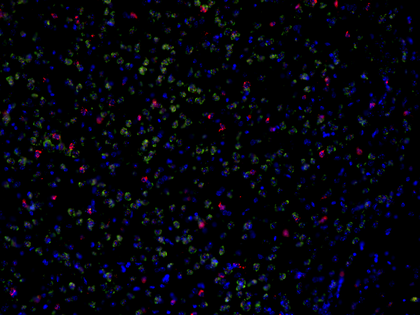
%> input picture RGB Example/XY04_Overlay.tif, 420 x 315 px, shrunk from 1920 x 1440 before the run
$ octave --eval "result = getObjectComplexity(rgb2gray(imread('../RGB Example/XY04_Overlay.tif')));"   (GNU Octave 9; MATLAB toolbox functions it lacks are replaced by stand-ins)
%> lines starting %> are read from the running program, lines starting %| are printed output that depends on the picture; in (x1, y1, x2, y2) boxes, pixels count from 0 and x2, y2 are one past the last pixel; in counts of white or black regions, pixels touching at a corner belong together; the program's own positions count from 1
% Computes the object complexity n based on skeleton
% n is a positve number that is related to the object complexity indipedent
% from object size and orientation
function [n] = getObjectComplexity(A)
toPlot = 0;
B = zeros(size(A,1)+6,size(A,2)+6);
B(4:size(B,1)-3,4:size(B,2)-3) = A;
A = B;
SK = bwmorph(A,'thin',inf);
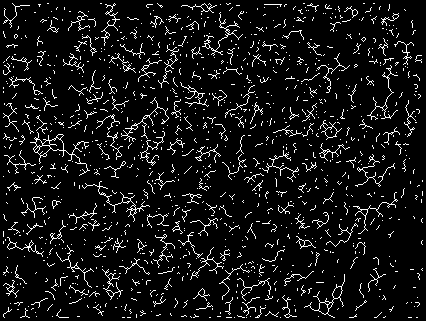
%> SK: size 321x426 logical; 7.7% white in thin lines or dots
BW = bwdist(1-A);
BD = SK.*BW;
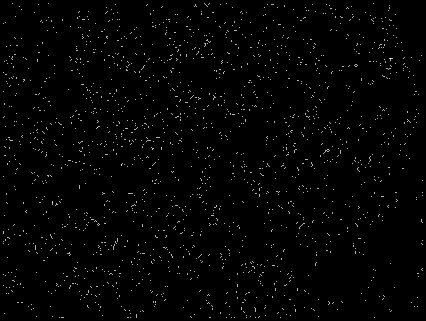
%> BD: size 321x426 single; min 0, max 1.41, mean 0.0187; drawn with min black and max white
AInit = A;

AV = mean(BD(BD > 0));
%> AV = 1
rad = double(ceil(0.5*AV));
%> rad = 1
rad = min(rad,3);

if rad >=1,
    se = strel('disk',rad);
%> se = {Dimensionality 2}
    A = imclose(A,se);
end
rad;

%

%SK = bwmorph(A,'skel',inf);
SK = bwmorph(A,'thin',inf);
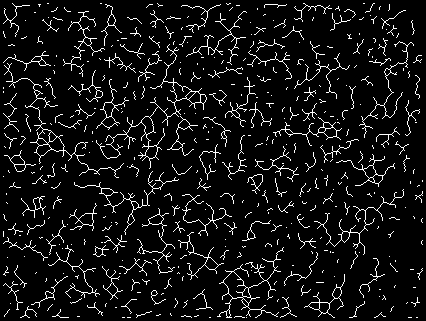
%> SK: size 321x426 logical; 7.4% white in thin lines or dots
BW = bwdist(1-A);
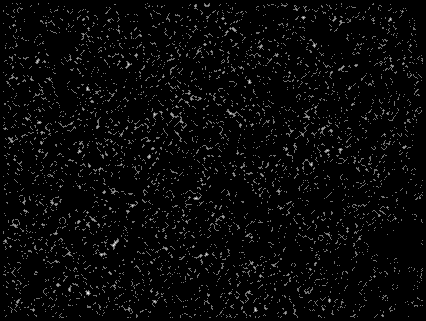
%> BW: size 321x426 single; min 0, max 2.24, mean 0.0741; drawn with min black and max white
BD = SK.*BW;
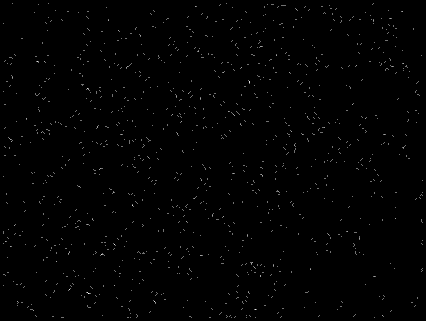
%> BD: size 321x426 single; min 0, max 2.24, mean 0.0143; drawn with min black and max white
WEIGH = [];
[Points(:,1) Points(:,2)] = find(BD > 0);
S = bwboundaries(A);
%> S = 444 boundaries; largest, box (x1, y1, x2, y2) and points: (94, 44, 209, 169) 806, (3, 63, 127, 180) 623, (216, 245, 286, 318) 562, (312, 187, 407, 255) 493, (73, 169, 179, 236) 439
Sarea = sqrt(length(find(A > 0)));
%> Sarea = 223.3
Degree = [];
rc = 0;

for i=1:length(S),
    if length(S{i}) > 8,
        rc = rc + 1;
    end
    Cirles = rc-1;
end
%> this loop made 444 passes
%> Cirles on passes 1 to 12: 0, 1, 2, 3, 3, 3, 4, 5, 5, 6, 7, 8
%> after the loop, rc = 318
Cirles = max(Cirles,0);
%> Cirles = 317
W = zeros(1,size(Points,1));
for i=1:length(W),
    W(i) = BD(Points(i,1),Points(i,2));
end
%> after the loop, W = 1906 values, max 2.24 at index 380, min 1 at index 1, mean 1.03
W0 = W;
%> W0 has the same summary as W

LM = zeros(1,size(Points,1));
UNSET = [];
ite = 0;

BP = bwmorph(SK,'branchpoints');
%> BP: size 321x426 logical; 0.57% white in thin lines or dots
EP = bwmorph(SK,'endpoints');
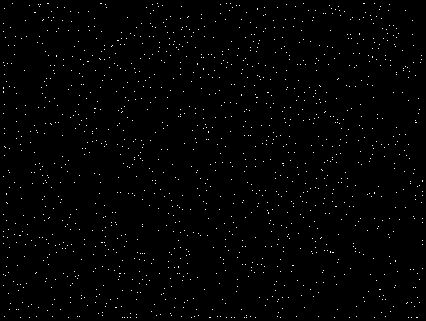
%> EP: size 321x426 logical; 1% white in thin lines or dots

[x,y] = find(BP == 1);
%> x = 783 values from 5 to 318; y = 783 values from 5 to 422

for i=1:size(x,1),
    v = [(Points(:,1)-x(i)).^2+(Points(:,2)-y(i)).^2];
    g1 = find(v == 0);%[3 x 3] block
    g = find(v <= max(2+0.00*Sarea,0.00*W0(i)*W0(i)));%[3 x 3] block

    if  length(g1) > 0, %branchpoints

        if ~isempty(find(UNSET == g1(1), 1)),
            continue;
        end

        ite = ite+1;
        LM(ite) = g1(1);
        WEIGH(ite) = 1;
        Degree(ite) = length(g)-1;
        UNSET = union(UNSET,g1);
        continue;
    end
end
%> this loop made 783 passes
%> (g1, g, UNSET) on passes 1, 33, 53, 59: (15, [8; 15; 22], 15), (76, [73; 74; 76], [15 76]), (123, [117; 123; 128], [15 76 123]), (133, [127; 133; 134], [15 76 123 133])
%> g on passes 8, 19, 20, 35, 57: 44, [51; 59], 53, 84, [136; 137]
%> after the loop, Degree = 43 values, max 3 at index 8, min 1 at index 6, mean 1.95; LM = 1906 values, max 1892 at index 43, min 0 at index 44, mean 20.5; UNSET = 43 values from 15 to 1892; WEIGH = 43 values from 1 to 1; ite = 43

[x,y] = find(EP == 1);
%> x = 1419 values from 4 to 318; y = 1419 values from 4 to 423

for i=1:size(x,1),
    v = [(Points(:,1)-x(i)).^2+(Points(:,2)-y(i)).^2];
    g1 = find(v == 0);%[3 x 3] block
    g = find(v <= max(2+0.00*Sarea,0*W0(i)*W0(i)));%[3 x 3] block

    if  length(g1) > 0, %endpoints
        if ~isempty(find(UNSET == g1(1), 1)),
            continue;
        end
        ite = ite+1;
        LM(ite) = g1(1);
        WEIGH(ite) = 1;
        Degree(ite) = 1;
        UNSET = union(UNSET,g1);
        continue;
    end
end
%> this loop made 1419 passes
%> (g1, g) on passes 1, 6, 9, 11, 13, 14, 15, 19, 20, 22, 23, 26: (1, 1), (2, 2), (3, 3), (4, [4; 5]), (7, 7), (8, [8; 15]), (9, 9), (11, [11; 17]), (12, [12; 18]), (13, [13; 19]), (14, [14; 20]), (19, [13; 19])
%> g on passes 3, 7, 47, 60: 10, 2, 47, 67
%> after the loop, Degree = 751 values, max 3 at index 8, min 1 at index 6, mean 1.05; LM = 1906 values, max 1905 at index 751, min 0 at index 752, mean 369.2; UNSET = 751 values from 1 to 1905; WEIGH = 751 values from 1 to 1; ite = 751


LM = LM(1:ite);
%> LM = 751 values, max 1905 at index 751, min 1 at index 44, mean 937.1

n = sum(WEIGH) + 2*Cirles;
%> n = 1385
[n2] = getShannonComplexity(Points,LM,W0,Degree);
% [23 lines not run here, left out]
function [com] = getShannonComplexity(Points,LM,W0,Degree)

A = zeros(size(Points,1),size(Points,1));
%> A: size 1906x1906 double; every value is 0
BIGDIST = 10*size(Points,1)+10;
%> BIGDIST = 19070
%A is the connection matrix
for i=1:size(Points,1),
    for j=i+1:size(Points,1),
        d = (Points(i,1)-Points(j,1))^2 +(Points(i,2)-Points(j,2))^2;
        if d <= 2,
            A(i,j) = 0.75*d*(d-1)+1;%+BIGDIST*(length(find(LM == i))+length(find(LM == j)));
            A(j,i) = 0.75*d*(d-1)+1;%+BIGDIST*(length(find(LM == i))+length(find(LM == j)));
        end
    end
end
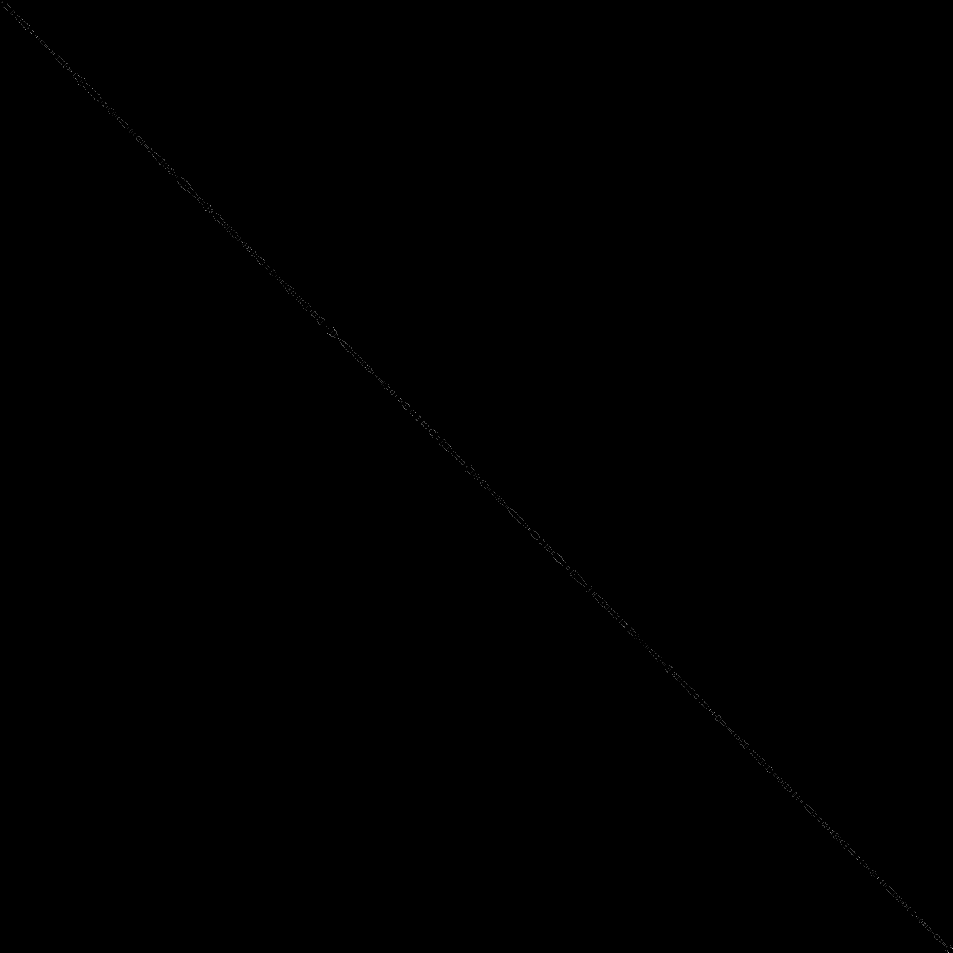
%> A: size 1906x1906 double (shown at 1/2 size); min 0, max 2.5, mean 0.000949; drawn with min black and max white


%SA = sparse(A);

%[dist] = graphallshortestpaths(SA);
%> (the run ends here)

$ run again, on RGB Example/XY07_Overlay.tif
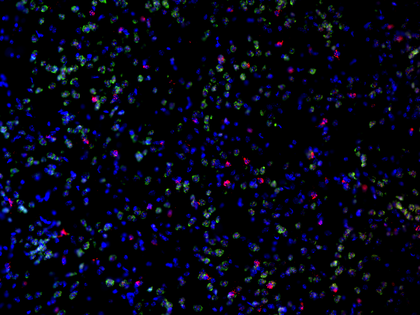
%> input picture RGB Example/XY07_Overlay.tif, 420 x 315 px, shrunk from 1920 x 1440 before the run
%> in getObjectComplexity, `SK = bwmorph(A,'thin',inf);`:
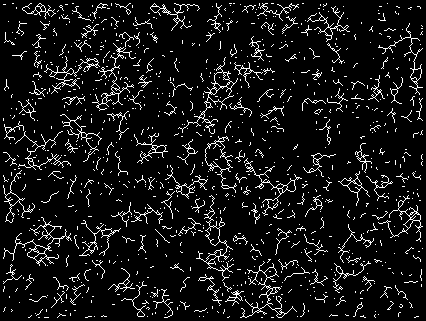
%> SK: size 321x426 logical; 8.2% white in thin lines or dots
%> AV = 1
%> se = {Dimensionality 2}
%> S = 393 boundaries; largest, box (x1, y1, x2, y2) and points: (29, 17, 144, 178) 1544, (300, 20, 423, 125) 885, (225, 225, 310, 318) 665, (3, 217, 121, 292) 660, (331, 195, 423, 307) 615
%> Sarea = 227
%> the loop in getObjectComplexity, `for i=1:length(S),` made 393 passes
%> Cirles on passes 1 to 8: 0, 1, 2, 2, 3, 4, 5, 6
%> after the loop in getObjectComplexity, `for i=1:length(S),`: rc = 262
%> in getObjectComplexity, `Cirles = max(Cirles,0);`: Cirles = 261
%> after the loop in getObjectComplexity, `for i=1:length(W),`: W = 1751 values, max 2.24 at index 75, min 1 at index 1, mean 1.03
%> W0 has the same summary as W
%> BP: size 321x426 logical; 0.6% white in thin lines or dots
%> in getObjectComplexity, `EP = bwmorph(SK,'endpoints');`:
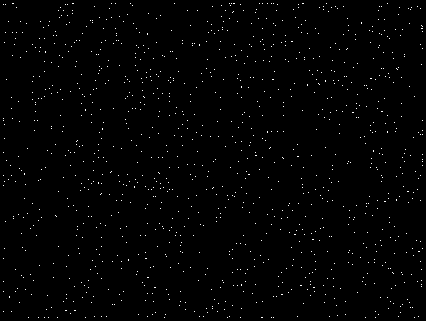
%> EP: size 321x426 logical; 0.91% white in thin lines or dots
%> in getObjectComplexity, `[x,y] = find(BP == 1);`: x = 817 values from 4 to 317; y = 817 values from 5 to 422
%> the loop in getObjectComplexity, `for i=1:size(x,1),` made 817 passes
%> (g1, g, UNSET) on passes 1, 26, 27, 51, 58, 60: (9, [9; 11], 9), (47, [47; 52], [9 47]), (48, [41; 48; 53], [9 47 48]), (113, [113; 118; 119], [9 47 48 113]), (124, [124; 130], [9 47 48 113 124]), (127, [120; 127], [9 47 48 113 124 127])
%> after the loop in getObjectComplexity, `for i=1:size(x,1),`: Degree = 42 values, max 3 at index 14, min 1 at index 1, mean 1.69; LM = 1751 values, max 1743 at index 42, min 0 at index 43, mean 20.95; UNSET = 42 values from 9 to 1743; WEIGH = 42 values from 1 to 1; ite = 42
%> in getObjectComplexity, `[x,y] = find(EP == 1);`: x = 1249 values from 4 to 318; y = 1249 values from 4 to 423
%> the loop in getObjectComplexity, `for i=1:size(x,1),` made 1249 passes
%> (g1, g) on passes 1, 3, 4, 5, 6, 9, 13, 22: (1, 1), (2, 2), (3, [3; 8]), (4, 4), (5, 5), (6, 6), (7, 7), (14, [12; 14])
%> after the loop in getObjectComplexity, `for i=1:size(x,1),`: Degree = 704 values, max 3 at index 14, min 1 at index 1, mean 1.04; LM = 1751 values, max 1751 at index 704, min 0 at index 705, mean 361.4; UNSET = 704 values from 1 to 1751; WEIGH = 704 values from 1 to 1; ite = 704
%> in getObjectComplexity, `LM = LM(1:ite);`: LM = 704 values, max 1751 at index 704, min 1 at index 43, mean 898.9
%> n = 1226
%> BIGDIST = 17520

$ run again, on RGB Example/XY10_Overlay.tif
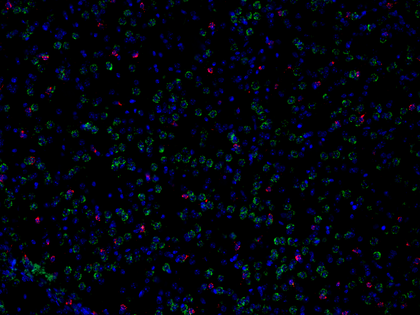
%> input picture RGB Example/XY10_Overlay.tif, 420 x 315 px, shrunk from 1920 x 1440 before the run
%> in getObjectComplexity, `SK = bwmorph(A,'thin',inf);`:
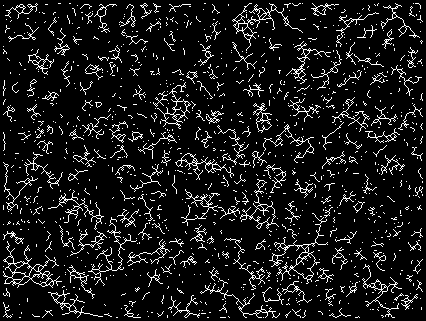
%> SK: size 321x426 logical; 9.5% white in thin lines or dots
%> AV = 1
%> se = {Dimensionality 2}
%> S = 463 boundaries; largest, box (x1, y1, x2, y2) and points: (46, 119, 199, 299) 1494, (200, 194, 337, 318) 1361, (161, 99, 317, 205) 1123, (319, 3, 423, 159) 1085, (3, 241, 113, 318) 488
%> Sarea = 234.5
%> the loop in getObjectComplexity, `for i=1:length(S),` made 463 passes
%> Cirles on passes 1 to 8: -1, 0, 1, 1, 2, 3, 4, 5
%> after the loop in getObjectComplexity, `for i=1:length(S),`: rc = 252
%> in getObjectComplexity, `Cirles = max(Cirles,0);`: Cirles = 251
%> after the loop in getObjectComplexity, `for i=1:length(W),`: W = 2265 values, max 2.24 at index 366, min 1 at index 1, mean 1.04
%> W0 has the same summary as W
%> BP: size 321x426 logical; 0.71% white in thin lines or dots
%> in getObjectComplexity, `EP = bwmorph(SK,'endpoints');`:
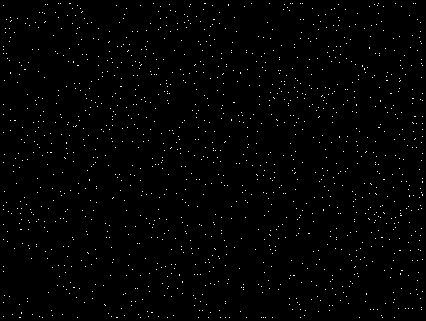
%> EP: size 321x426 logical; 1% white in thin lines or dots
%> in getObjectComplexity, `[x,y] = find(BP == 1);`: x = 966 values from 5 to 317; y = 966 values from 6 to 422
%> the loop in getObjectComplexity, `for i=1:size(x,1),` made 966 passes
%> (g1, g, ite, UNSET) on pass 46: (116, [115; 116], 1, 116)
%> after the loop in getObjectComplexity, `for i=1:size(x,1),`: Degree = 61 values, max 3 at index 3, min 1 at index 1, mean 1.98; LM = 2265 values, max 2251 at index 61, min 0 at index 62, mean 35.01; UNSET = 61 values from 116 to 2251; WEIGH = 61 values from 1 to 1; ite = 61
%> in getObjectComplexity, `[x,y] = find(EP == 1);`: x = 1430 values from 4 to 318; y = 1430 values from 4 to 423
%> the loop in getObjectComplexity, `for i=1:size(x,1),` made 1430 passes
%> (g1, g) on passes 1, 4, 5, 9, 11, 13, 16, 22: (1, 1), (2, 2), (4, 4), (5, 5), (6, [6; 11]), (7, 7), (8, [8; 12]), (13, 13)
%> after the loop in getObjectComplexity, `for i=1:size(x,1),`: Degree = 882 values, max 3 at index 3, min 1 at index 1, mean 1.07; LM = 2265 values, max 2265 at index 882, min 0 at index 883, mean 444.4; UNSET = 882 values from 1 to 2265; WEIGH = 882 values from 1 to 1; ite = 882
%> in getObjectComplexity, `LM = LM(1:ite);`: LM = 882 values, max 2265 at index 882, min 1 at index 62, mean 1141.3
%> n = 1384
%> BIGDIST = 22660
